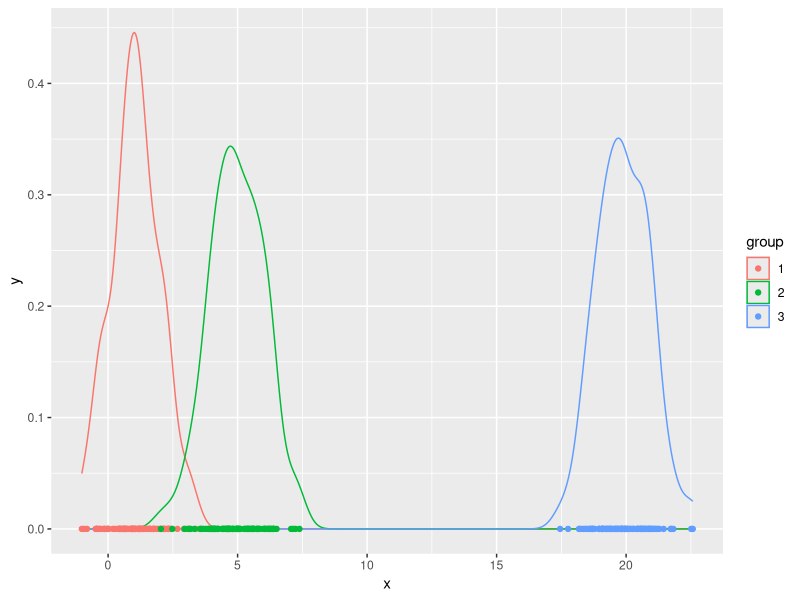
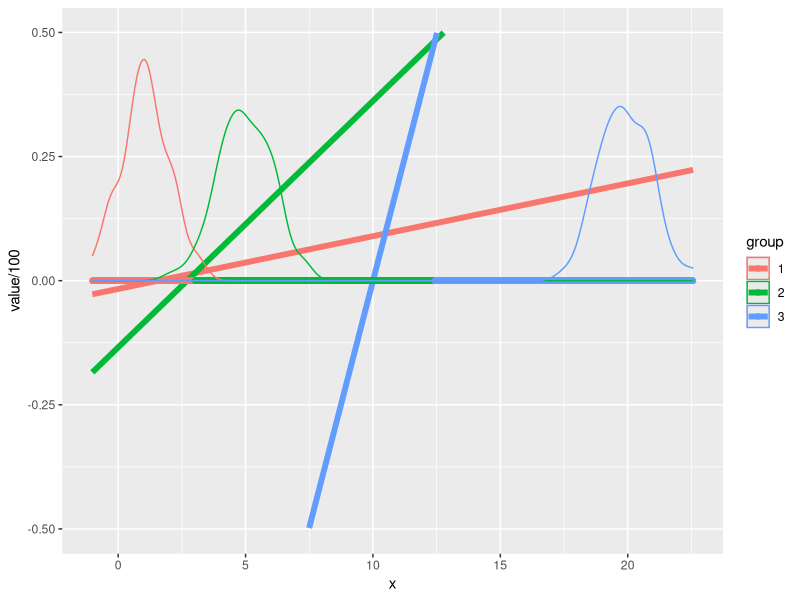
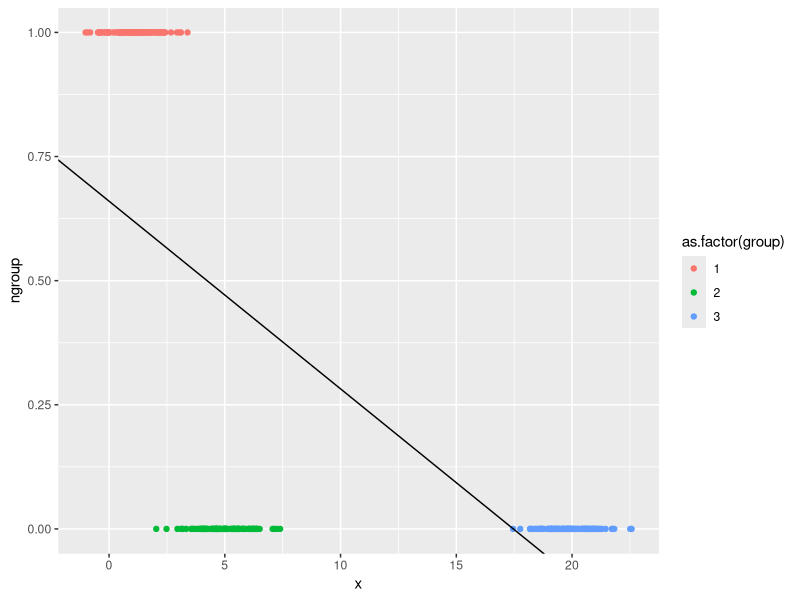
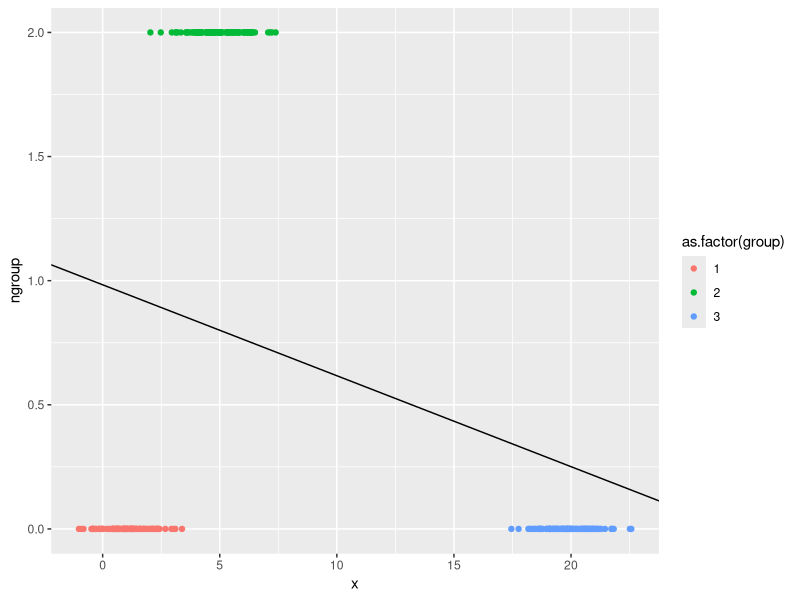
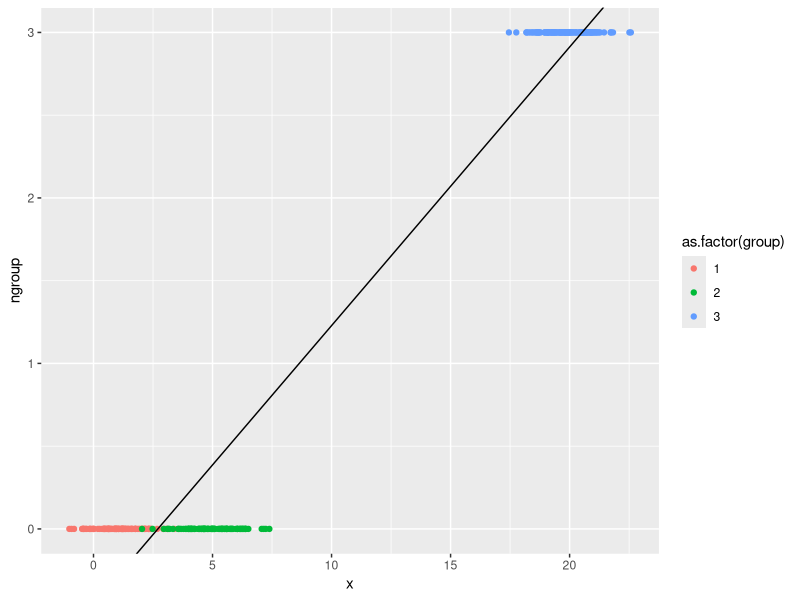
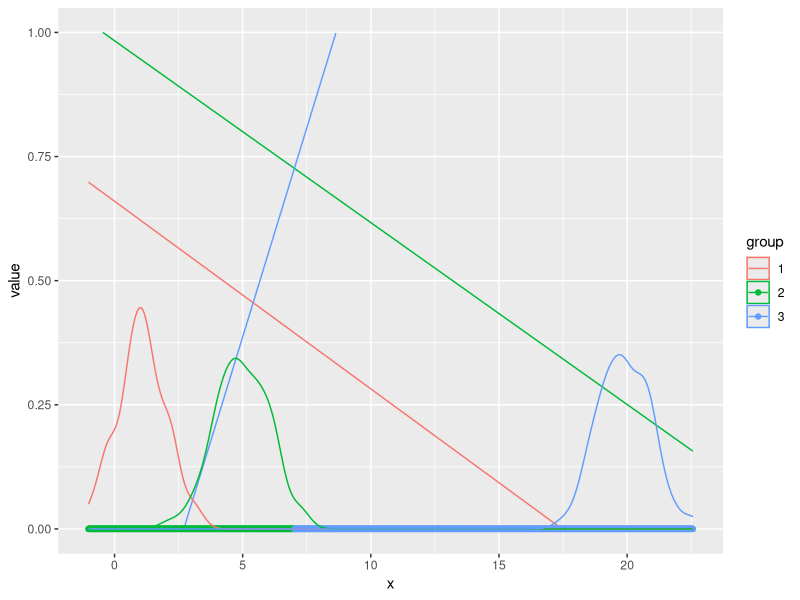
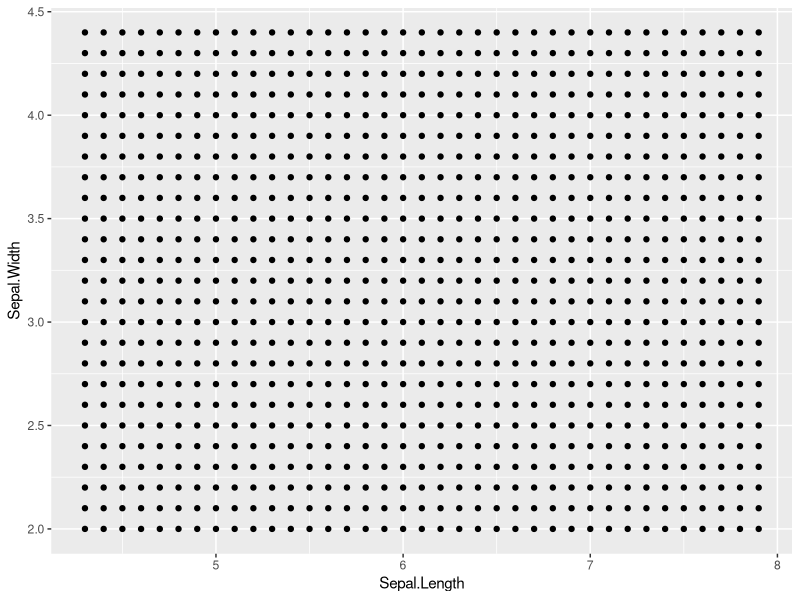
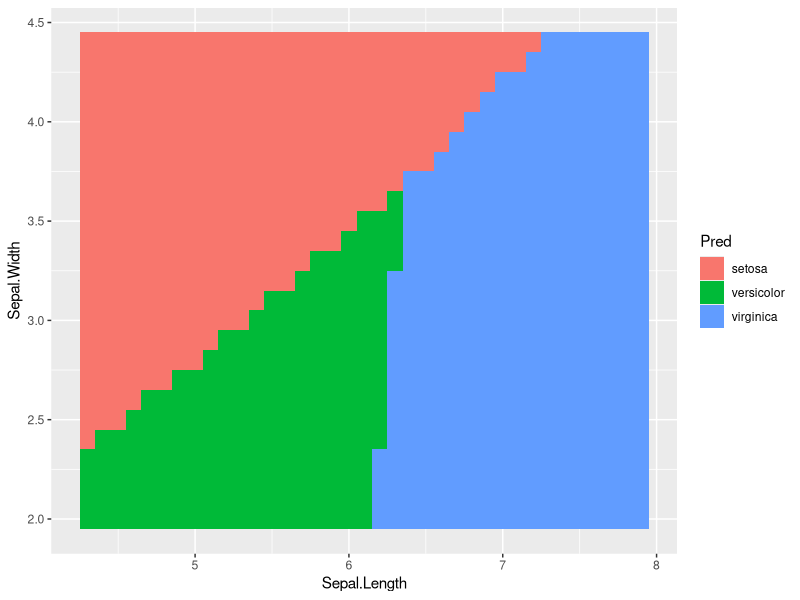

Write the R code that produced these figures, in order.
## ---- chunk 1
library('ggplot2')
library('reshape2')
## ---- chunk 2
g1 <- data.frame(group=1,x = rnorm(100,1,1))
g2 <- data.frame(group=2,x = rnorm(100,5,1))
g3 <- data.frame(group=3,x = rnorm(100,20,1))
d = rbind(g1,g2,g3)
d$group <- as.factor(d$group)
## ---- chunk 3
head(d[sample(nrow(d)),])
## ---- chunk 4
ggplot(data=d,mapping=aes(x=x,color=group,group=group))+geom_density()+geom_point(mapping=aes(x=x,y=0))
## ---- chunk 5
delta_lda2=function(x0,class){
  subd = d[d$group==class,]
  muhat = mean(subd$x)
  sighat = sqrt(mean(aggregate(x~group,data=d,FUN=var)[,2]))
  pi_hat = mean(d$group==class)
  muhat*x0/(sighat^2) - muhat^2/(2*sighat^2)+log(pi_hat)
}
## ---- chunk 6
lda_pred <- data.frame(
  '1'=delta_lda2(d$x,1),
  '2'=delta_lda2(d$x,2),
  '3'=delta_lda2(d$x,3)
)
lda_preds = apply(lda_pred,1,which.max)
sample(lda_preds,5)
## ---- chunk 7
ests = function(predfn){
  xs = seq(min(d$x),max(d$x),.01)
  lda_pred <- data.frame(
    '1'=predfn(xs,1),
    '2'=predfn(xs,2),
    '3'=predfn(xs,3)
  )
  mlda_pred = melt(cbind(lda_pred,xs),id.vars='xs')
  colnames(mlda_pred)<-c('x','group','value')
  levels(mlda_pred$group) <- 1:3
  lda_preds = data.frame('x'=xs,apply(lda_pred,1,which.max))
  colnames(lda_preds) <- c('x','group')
  lda_preds$group <- as.factor(lda_preds$group)
  return(list(pfn=mlda_pred,preds=lda_preds))
}
## ---- chunk 8
ests_lda2 = ests(delta_lda2)
ggplot(data=ests_lda2$pfn,mapping=aes(x=x,y=value/100,color=group))+geom_line(size=2)+geom_point(data=ests_lda2$preds,mapping=aes(x=x,y=0))+
  geom_density(data=d,mapping=aes(x=x,color=group,group=group),inherit.aes=FALSE)+ylim(-.5,.5)
## ---- chunk 9
delta_lm=function(x0,class){
  d1 = d
  d1$ngroup=as.numeric(d1$group)
  d1$ngroup[d1$ngroup!=class] <- 0
  mod1 = lm(ngroup~x,data=d1)
  ggplot(data=d1,mapping=aes(x=x,y=ngroup,color=as.factor(group)))+geom_point()+
    geom_abline(intercept=coef(mod1)[1],slope=coef(mod1)[2])
  return(coef(mod1)[1] + coef(mod1)[2]*x0)
}

plot_lm=function(class){
  d1 = d
  d1$ngroup=as.numeric(d1$group)
  d1$ngroup[d1$ngroup!=class] <- 0
  mod1 = lm(ngroup~x,data=d1)
  print(ggplot(data=d1,mapping=aes(x=x,y=ngroup,color=as.factor(group)))+geom_point()+
    geom_abline(intercept=coef(mod1)[1],slope=coef(mod1)[2]))
}

plot_lm(1)
plot_lm(2)
plot_lm(3)

ests_lm = ests(delta_lm)
ggplot(data=ests_lm$pfn,mapping=aes(x=x,y=value,color=group))+geom_line()+geom_point(data=ests_lm$preds,mapping=aes(x=x,y=0))+ylim(0,1)+
  geom_density(data=d,mapping=aes(x=x,color=group,group=group),inherit.aes=FALSE)
## ---- chunk 10
data(iris)
head(iris)
## ---- chunk 11
summary(iris)
## ---- chunk 12
library('MASS')
## ---- chunk 13
?lda
## ---- chunk 14
?qda
## ---- chunk 15
dset = iris[,c('Species','Sepal.Length','Sepal.Width')]
head(dset)
## ---- chunk 16
lda_mod = lda(Species~.,data=dset)
## ---- chunk 17
lda_mod
## ---- chunk 18
x1r = range(dset$Sepal.Length)
x2r = range(dset$Sepal.Width)
x1s = seq(x1r[1],x1r[2],.1)
x2s = seq(x2r[1],x2r[2],.1)
grd = expand.grid(x1s,x2s)
colnames(grd) = c('Sepal.Length','Sepal.Width')
ggplot(data=grd,mapping=aes(x=Sepal.Length,y=Sepal.Width))+geom_point()
## ---- chunk 19
grd_pred = predict(lda_mod,newdata=grd)
grd_pred$posterior[c(1,123,57),]
grd_pred$class[c(1,123,57)]
## ---- chunk 20
grd_df = cbind(grd,grd_pred$class)
colnames(grd_df) = c('Sepal.Length','Sepal.Width','Pred')
head(grd_df)
## ---- chunk 21
ggplot(data=grd_df,mapping=aes(x=Sepal.Length,y=Sepal.Width,fill=Pred))+geom_tile()
## ---- chunk 22
plot_mod = function(mod){
    x1r = range(dset$Sepal.Length)
    x2r = range(dset$Sepal.Width)
    x1s = seq(x1r[1],x1r[2],.1)
    x2s = seq(x2r[1],x2r[2],.1)
    grd = expand.grid(x1s,x2s)
    colnames(grd) = c('Sepal.Length','Sepal.Width')
    grd_pred = predict(mod,newdata=grd)
    grd_df = cbind(grd,grd_pred$class)
    colnames(grd_df) = c('Sepal.Length','Sepal.Width','Pred')
    ggplot(data=grd_df,mapping=aes(x=Sepal.Length,y=Sepal.Width,fill=Pred))+geom_tile()
}

mod = lda(Species~Sepal.Length*Sepal.Width,data=dset)
plot_mod(mod)
## ---- chunk 23
model.matrix(mod)
## ---- chunk 24
mod = qda(Species~Sepal.Length+Sepal.Width,data=dset)
plot_mod(mod)
## ---- chunk 25
mod = qda(Species~Sepal.Length*Sepal.Width+I(Sepal.Width^2)+I(Sepal.Length^2),data=dset)
plot_mod(mod)
head(model.matrix(mod))
